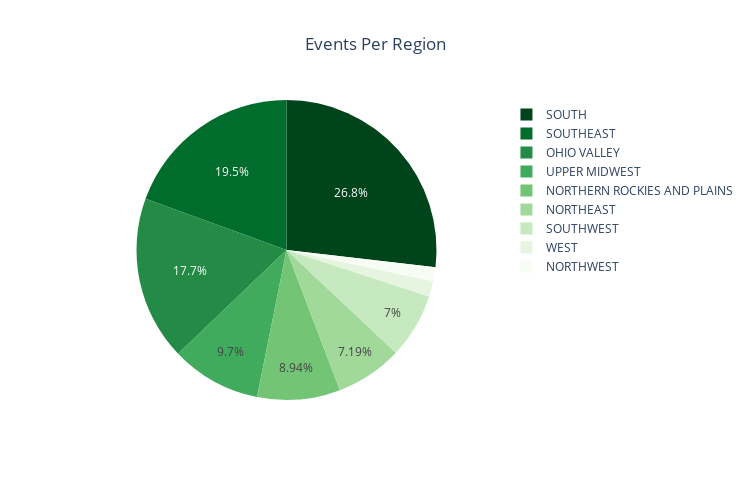
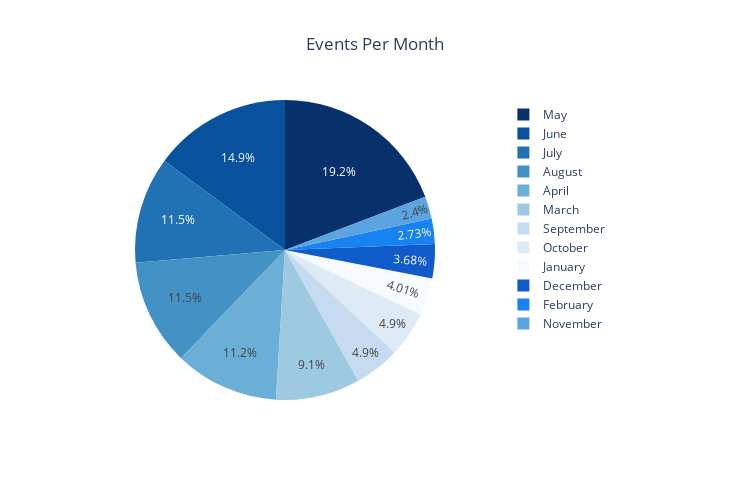

Notebook code cell kept with these figures, in order:
### Code cell
import plotly.express as px

region_counts = tornado_df['Region'].value_counts()
regional_pie = px.pie(
    region_counts,
    values = region_counts.values,
    names = region_counts.index,
    color_discrete_sequence=px.colors.sequential.Greens[::-1]
)

regional_pie.update_traces(
    hovertemplate='%{label}: %{value}<extra></extra>',
    textposition = 'inside'
)

regional_pie.update_layout(
    uniformtext_minsize=12,
    uniformtext_mode='hide',
    width=750, 
    height=500, 
    margin=dict(
        l=75,  
        r=100,  
        t=100,  
        b=100    
    ),
    title={
        'text': "Events Per Region",
        'x': 0.5,           
        'xanchor': 'center'
        }
)

regional_pie.show()

monthly_pie = px.pie(
    monthly_occurrences,
    values = monthly_occurrences.values,
    names = monthly_occurrences.index,
    color_discrete_sequence=px.colors.sequential.Blues[::-1]
)

monthly_pie.update_traces(
    hovertemplate='%{label}: %{value}<extra></extra>',
    textposition= 'inside'
)


monthly_pie.update_layout(
    uniformtext_minsize=12,
    uniformtext_mode='hide',
    width=750, 
    height=500, 
    margin=dict(
        l=75,  
        r=255,  
        t=100,  
        b=100    
    ),
    title={
        'text': "Events Per Month",
        'x': 0.5,           
        'xanchor': 'center'
        }
)

monthly_pie.show()

### Figure 1 — Plotly figure (JSON) as saved in the notebook; plotly's stock layout.template omitted (floating-point values rounded to 4 significant figures)
{"data": [{"domain": {"x": [0, 1], "y": [0, 1]}, "hovertemplate": "%{label}: %{value}<extra></extra>", "labels": ["SOUTH", "SOUTHEAST", "OHIO VALLEY", "UPPER MIDWEST", "NORTHERN ROCKIES AND PLAINS", "NORTHEAST", "SOUTHWEST", "WEST", "NORTHWEST"], "legendgroup": "", "name": "", "showlegend": true, "textposition": "inside", "type": "pie", "values": [567, 411, 374, 205, 189, 152, 148, 35, 32]}], "layout": {"height": 500, "legend": {"tracegroupgap": 0}, "margin": {"b": 100, "l": 75, "r": 100, "t": 100}, "piecolorway": ["rgb(0,68,27)", "rgb(0,109,44)", "rgb(35,139,69)", "rgb(65,171,93)", "rgb(116,196,118)", "rgb(161,217,155)", "rgb(199,233,192)", "rgb(229,245,224)", "rgb(247,252,245)"], "title": {"text": "Events Per Region", "x": 0.5, "xanchor": "center"}, "uniformtext": {"minsize": 12, "mode": "hide"}, "width": 750}}

### Figure 2 — Plotly figure (JSON) as saved in the notebook; plotly's stock layout.template omitted (floating-point values rounded to 4 significant figures)
{"data": [{"domain": {"x": [0, 1], "y": [0, 1]}, "hovertemplate": "%{label}: %{value}<extra></extra>", "labels": ["May", "June", "July", "August", "April", "March", "September", "October", "January", "December", "February", "November"], "legendgroup": "", "name": "", "showlegend": true, "textposition": "inside", "type": "pie", "values": [408, 315, 244, 243, 238, 193, 104, 104, 85, 78, 58, 51]}], "layout": {"height": 500, "legend": {"tracegroupgap": 0}, "margin": {"b": 100, "l": 75, "r": 255, "t": 100}, "piecolorway": ["rgb(8,48,107)", "rgb(8,81,156)", "rgb(33,113,181)", "rgb(66,146,198)", "rgb(107,174,214)", "rgb(158,202,225)", "rgb(198,219,239)", "rgb(222,235,247)", "rgb(247,251,255)"], "title": {"text": "Events Per Month", "x": 0.5, "xanchor": "center"}, "uniformtext": {"minsize": 12, "mode": "hide"}, "width": 750}}
